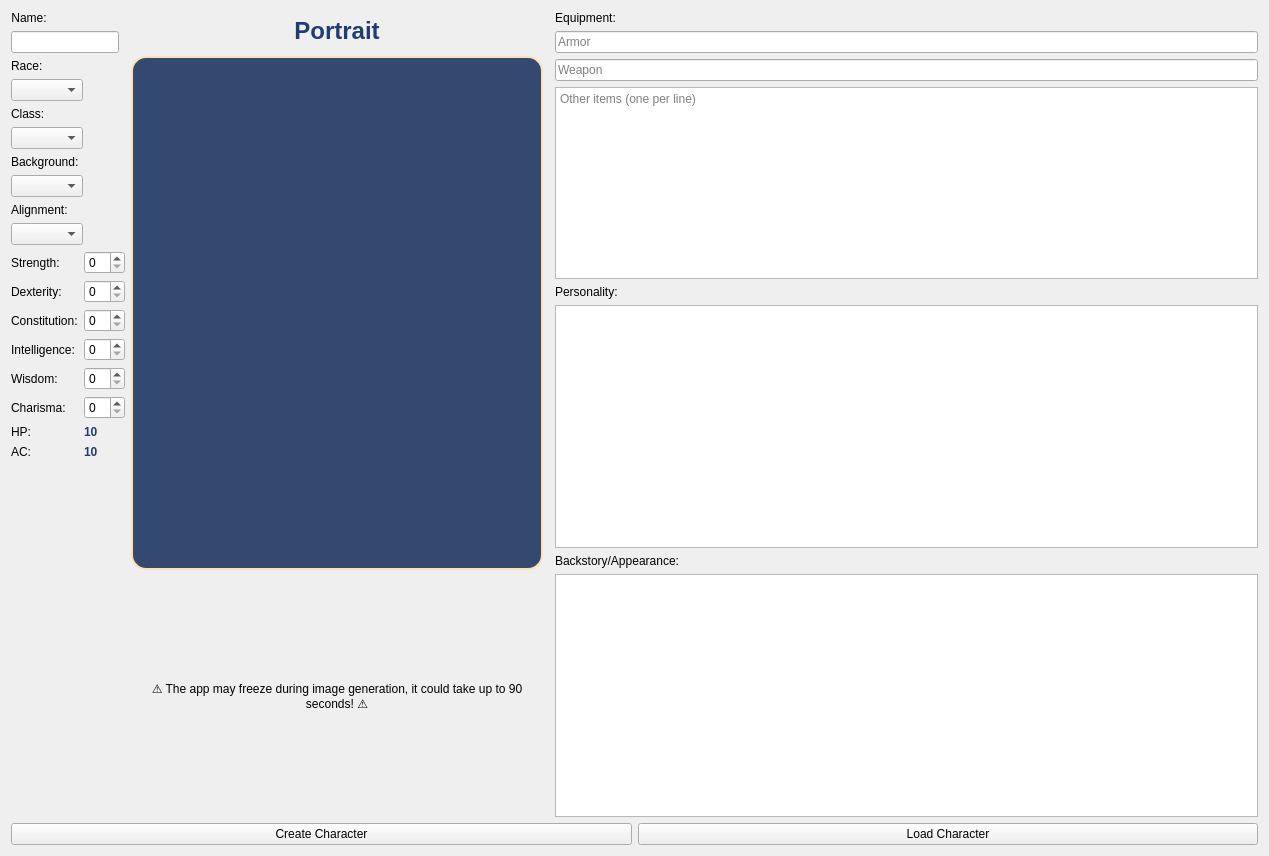
<?xml version="1.0" encoding="UTF-8"?>
<ui version="4.0">
 <class>CharacterTab</class>
 <widget class="QWidget" name="CharacterTab">
  <property name="geometry">
   <rect>
    <x>0</x>
    <y>0</y>
    <width>1269</width>
    <height>856</height>
   </rect>
  </property>
  <layout class="QVBoxLayout" name="mainLayout">
   <item>
    <layout class="QHBoxLayout" name="contentLayout">
     <item>
      <layout class="QFormLayout" name="basicInfoLayout">
       <property name="fieldGrowthPolicy">
        <enum>QFormLayout::ExpandingFieldsGrow</enum>
       </property>
       <item row="21" column="0">
        <layout class="QFormLayout" name="formLayout_2">
         <item row="1" column="0">
          <widget class="QLabel" name="strengthLabel">
           <property name="text">
            <string>Strength:</string>
           </property>
          </widget>
         </item>
         <item row="1" column="1">
          <widget class="QSpinBox" name="strengthSpin">
           <property name="maximumSize">
            <size>
             <width>50</width>
             <height>16777215</height>
            </size>
           </property>
          </widget>
         </item>
         <item row="2" column="0">
          <widget class="QLabel" name="dexterityLabel">
           <property name="text">
            <string>Dexterity:</string>
           </property>
          </widget>
         </item>
         <item row="2" column="1">
          <widget class="QSpinBox" name="dexteritySpin">
           <property name="maximumSize">
            <size>
             <width>50</width>
             <height>16777215</height>
            </size>
           </property>
          </widget>
         </item>
         <item row="3" column="0">
          <widget class="QLabel" name="constitutionLabel">
           <property name="text">
            <string>Constitution:</string>
           </property>
          </widget>
         </item>
         <item row="3" column="1">
          <widget class="QSpinBox" name="constitutionSpin">
           <property name="maximumSize">
            <size>
             <width>50</width>
             <height>16777215</height>
            </size>
           </property>
          </widget>
         </item>
         <item row="4" column="0">
          <widget class="QLabel" name="intelligenceLabel">
           <property name="text">
            <string>Intelligence:</string>
           </property>
          </widget>
         </item>
         <item row="4" column="1">
          <widget class="QSpinBox" name="intelligenceSpin">
           <property name="maximumSize">
            <size>
             <width>50</width>
             <height>16777215</height>
            </size>
           </property>
          </widget>
         </item>
         <item row="5" column="0">
          <widget class="QLabel" name="wisdomLabel">
           <property name="text">
            <string>Wisdom:</string>
           </property>
          </widget>
         </item>
         <item row="5" column="1">
          <widget class="QSpinBox" name="wisdomSpin">
           <property name="maximumSize">
            <size>
             <width>50</width>
             <height>16777215</height>
            </size>
           </property>
          </widget>
         </item>
         <item row="6" column="0">
          <widget class="QLabel" name="charismaLabel">
           <property name="text">
            <string>Charisma:</string>
           </property>
          </widget>
         </item>
         <item row="6" column="1">
          <widget class="QSpinBox" name="charismaSpin">
           <property name="maximumSize">
            <size>
             <width>50</width>
             <height>16777215</height>
            </size>
           </property>
          </widget>
         </item>
         <item row="7" column="0">
          <widget class="QLabel" name="hpLabel">
           <property name="maximumSize">
            <size>
             <width>16777215</width>
             <height>16777215</height>
            </size>
           </property>
           <property name="text">
            <string>HP:</string>
           </property>
          </widget>
         </item>
         <item row="7" column="1">
          <widget class="QLabel" name="hpDisplay">
           <property name="styleSheet">
            <string>color: #203D72; font-weight: bold;</string>
           </property>
           <property name="text">
            <string>10</string>
           </property>
          </widget>
         </item>
         <item row="8" column="0">
          <widget class="QLabel" name="acLabel">
           <property name="text">
            <string>AC:</string>
           </property>
          </widget>
         </item>
         <item row="8" column="1">
          <widget class="QLabel" name="acDisplay">
           <property name="styleSheet">
            <string>color: #203D72; font-weight: bold;</string>
           </property>
           <property name="text">
            <string>10</string>
           </property>
          </widget>
         </item>
        </layout>
       </item>
       <item row="5" column="0">
        <widget class="QLineEdit" name="nameEdit">
         <property name="sizePolicy">
          <sizepolicy hsizetype="Preferred" vsizetype="Preferred">
           <horstretch>0</horstretch>
           <verstretch>0</verstretch>
          </sizepolicy>
         </property>
         <property name="maximumSize">
          <size>
           <width>150</width>
           <height>16777215</height>
          </size>
         </property>
        </widget>
       </item>
       <item row="4" column="0">
        <widget class="QLabel" name="nameLabel">
         <property name="text">
          <string>Name:</string>
         </property>
         <property name="alignment">
          <set>Qt::AlignCenter</set>
         </property>
        </widget>
       </item>
       <item row="6" column="0">
        <widget class="QLabel" name="raceLabel">
         <property name="text">
          <string>Race:</string>
         </property>
        </widget>
       </item>
       <item row="7" column="0">
        <widget class="QComboBox" name="raceCombo">
         <property name="maximumSize">
          <size>
           <width>150</width>
           <height>16777215</height>
          </size>
         </property>
        </widget>
       </item>
       <item row="8" column="0">
        <widget class="QLabel" name="classLabel">
         <property name="text">
          <string>Class:</string>
         </property>
        </widget>
       </item>
       <item row="9" column="0">
        <widget class="QComboBox" name="classCombo">
         <property name="maximumSize">
          <size>
           <width>150</width>
           <height>16777215</height>
          </size>
         </property>
        </widget>
       </item>
       <item row="10" column="0">
        <widget class="QLabel" name="backgroundLabel">
         <property name="text">
          <string>Background:</string>
         </property>
        </widget>
       </item>
       <item row="11" column="0">
        <widget class="QComboBox" name="backgroundCombo">
         <property name="maximumSize">
          <size>
           <width>150</width>
           <height>16777215</height>
          </size>
         </property>
        </widget>
       </item>
       <item row="12" column="0">
        <widget class="QLabel" name="alignmentLabel">
         <property name="text">
          <string>Alignment:</string>
         </property>
        </widget>
       </item>
       <item row="13" column="0">
        <widget class="QComboBox" name="alignmentCombo">
         <property name="maximumSize">
          <size>
           <width>150</width>
           <height>16777215</height>
          </size>
         </property>
        </widget>
       </item>
       <item row="22" column="0">
        <layout class="QGridLayout" name="gridLayout"/>
       </item>
      </layout>
     </item>
     <item>
      <layout class="QVBoxLayout" name="portraitLayout">
       <property name="spacing">
        <number>5</number>
       </property>
       <property name="topMargin">
        <number>0</number>
       </property>
       <property name="bottomMargin">
        <number>0</number>
       </property>
       <item>
        <widget class="QLabel" name="portraitTitle">
         <property name="sizePolicy">
          <sizepolicy hsizetype="Preferred" vsizetype="Fixed">
           <horstretch>0</horstretch>
           <verstretch>0</verstretch>
          </sizepolicy>
         </property>
         <property name="maximumSize">
          <size>
           <width>16777215</width>
           <height>40</height>
          </size>
         </property>
         <property name="styleSheet">
          <string>font-family: 'MedievalSharp'; font-size: 24px; color: #203D72; font-weight: bold;</string>
         </property>
         <property name="text">
          <string>Portrait</string>
         </property>
         <property name="alignment">
          <set>Qt::AlignCenter</set>
         </property>
        </widget>
       </item>
       <item>
        <widget class="QLabel" name="portraitDisplay">
         <property name="sizePolicy">
          <sizepolicy hsizetype="Fixed" vsizetype="Fixed">
           <horstretch>0</horstretch>
           <verstretch>0</verstretch>
          </sizepolicy>
         </property>
         <property name="minimumSize">
          <size>
           <width>412</width>
           <height>514</height>
          </size>
         </property>
         <property name="styleSheet">
          <string>background-color: #334970; border-radius: 15px; padding: 10px; border: 2px solid #FFE0B2;</string>
         </property>
         <property name="alignment">
          <set>Qt::AlignCenter</set>
         </property>
        </widget>
       </item>
       <item>
        <widget class="QLabel" name="warningLabel">
         <property name="sizePolicy">
          <sizepolicy hsizetype="Preferred" vsizetype="Preferred">
           <horstretch>0</horstretch>
           <verstretch>0</verstretch>
          </sizepolicy>
         </property>
         <property name="text">
          <string>⚠️ The app may freeze during image generation, it could take up to 90 seconds! ⚠️</string>
         </property>
         <property name="alignment">
          <set>Qt::AlignCenter</set>
         </property>
         <property name="wordWrap">
          <bool>true</bool>
         </property>
        </widget>
       </item>
      </layout>
     </item>
     <item>
      <layout class="QFormLayout" name="Ability">
       <property name="sizeConstraint">
        <enum>QLayout::SetDefaultConstraint</enum>
       </property>
       <item row="1" column="1">
        <widget class="QLabel" name="equipmentLabel">
         <property name="sizePolicy">
          <sizepolicy hsizetype="Fixed" vsizetype="Fixed">
           <horstretch>0</horstretch>
           <verstretch>0</verstretch>
          </sizepolicy>
         </property>
         <property name="maximumSize">
          <size>
           <width>16777215</width>
           <height>16777215</height>
          </size>
         </property>
         <property name="text">
          <string>Equipment:</string>
         </property>
         <property name="textFormat">
          <enum>Qt::RichText</enum>
         </property>
         <property name="alignment">
          <set>Qt::AlignCenter</set>
         </property>
        </widget>
       </item>
       <item row="2" column="1">
        <widget class="QLineEdit" name="armorEdit">
         <property name="sizePolicy">
          <sizepolicy hsizetype="Expanding" vsizetype="Fixed">
           <horstretch>0</horstretch>
           <verstretch>0</verstretch>
          </sizepolicy>
         </property>
         <property name="maximumSize">
          <size>
           <width>16777215</width>
           <height>16777215</height>
          </size>
         </property>
         <property name="alignment">
          <set>Qt::AlignLeading|Qt::AlignLeft|Qt::AlignVCenter</set>
         </property>
         <property name="placeholderText">
          <string>Armor</string>
         </property>
        </widget>
       </item>
       <item row="3" column="1">
        <widget class="QLineEdit" name="weaponEdit">
         <property name="sizePolicy">
          <sizepolicy hsizetype="Expanding" vsizetype="Fixed">
           <horstretch>0</horstretch>
           <verstretch>0</verstretch>
          </sizepolicy>
         </property>
         <property name="maximumSize">
          <size>
           <width>16777215</width>
           <height>16777215</height>
          </size>
         </property>
         <property name="placeholderText">
          <string>Weapon</string>
         </property>
        </widget>
       </item>
       <item row="4" column="1">
        <widget class="QTextEdit" name="itemsEdit">
         <property name="sizePolicy">
          <sizepolicy hsizetype="Expanding" vsizetype="Fixed">
           <horstretch>0</horstretch>
           <verstretch>0</verstretch>
          </sizepolicy>
         </property>
         <property name="maximumSize">
          <size>
           <width>16777215</width>
           <height>300</height>
          </size>
         </property>
         <property name="placeholderText">
          <string>Other items (one per line)</string>
         </property>
        </widget>
       </item>
       <item row="5" column="0">
        <layout class="QFormLayout" name="formLayout_3"/>
       </item>
       <item row="5" column="1">
        <widget class="QLabel" name="personalityLabel">
         <property name="text">
          <string>Personality:</string>
         </property>
        </widget>
       </item>
       <item row="6" column="1">
        <widget class="QTextEdit" name="personalityEdit">
         <property name="sizePolicy">
          <sizepolicy hsizetype="Expanding" vsizetype="Expanding">
           <horstretch>0</horstretch>
           <verstretch>0</verstretch>
          </sizepolicy>
         </property>
        </widget>
       </item>
       <item row="7" column="1">
        <widget class="QLabel" name="backstoryLabel">
         <property name="text">
          <string>Backstory/Appearance:</string>
         </property>
        </widget>
       </item>
       <item row="8" column="1">
        <widget class="QTextEdit" name="backstoryEdit">
         <property name="sizePolicy">
          <sizepolicy hsizetype="Expanding" vsizetype="Expanding">
           <horstretch>0</horstretch>
           <verstretch>0</verstretch>
          </sizepolicy>
         </property>
        </widget>
       </item>
      </layout>
     </item>
     <item>
      <layout class="QVBoxLayout" name="portraitLayout"/>
     </item>
    </layout>
   </item>
   <item>
    <layout class="QHBoxLayout" name="buttonLayout">
     <item>
      <widget class="QPushButton" name="createBtn">
       <property name="text">
        <string>Create Character</string>
       </property>
      </widget>
     </item>
     <item>
      <widget class="QPushButton" name="loadBtn">
       <property name="text">
        <string>Load Character</string>
       </property>
      </widget>
     </item>
    </layout>
   </item>
  </layout>
 </widget>
 <resources/>
 <connections/>
</ui>
